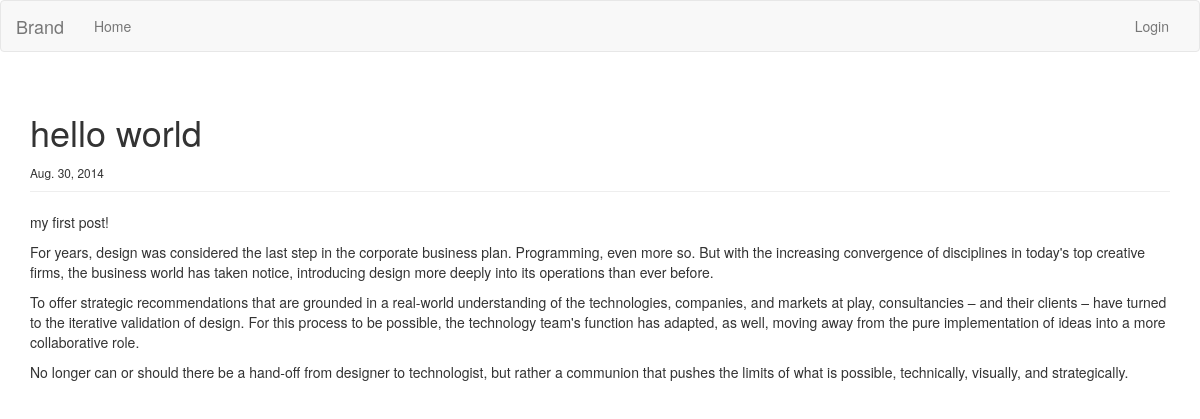
The page /hello-world/ on the database its author committed.
### blog/models.py (models this page shows, shortened)
class Post(models.Model):
    title = models.CharField(max_length=255)
    slug = models.SlugField(unique=True,max_length=255)
    description = models.CharField(max_length=255)
    content = models.TextField()
    created = models.DateTimeField(auto_now_add=True)
    published = models.BooleanField(default=True)
    class Meta:
        ordering = ['-created']

### blog/views.py (the view)
# urls.py: url(r'^(?P<slug>[\w\-]+)/$', 'blog.views.post'),
def post(request, slug):
    post = get_object_or_404(Post, slug=slug)
    posts = Post.objects.filter(published=True)
    return render(request, 'blog/post.html', {'post': post, 'posts' : posts})

### feastlyDjango/templates/blog/post.html (shortened to what this page needs)
{% extends 'base.html' %}
{% block content %}
<article>
    <header>
        <div class="page-header">
			<h1> {{post.title}} </h1>
			<small>
			<time datetime="{{post.created|date:"c"}}">
            {{post.created|date}}
            </time>
            </small>
		</div>
    </header>
    <p class="description">
        {{post.description}}
    </p>
    {{post.content|safe}}
</article>
{% endblock %}

### rows shown on the page
Post: title "hello world", created "Aug. 30, 2014", description "my first post!", content "For years, design was considered the last step in the corporate business plan. Programming, even more so. But with the increasing convergence of disciplines in today's top creative firms, the business world has taken notice, introducing design more deeply into its operations than ever before. To offer strategic recommendations that are grounded in a real-world understanding of the technologies, companies, and markets at play, consultancies – and their clients – have turned to the iterative validation of design. For this process to be possible, the technology team's function has adapted, as well, moving away from the pure implementation of ideas into a more collaborative role. No longer can…"
